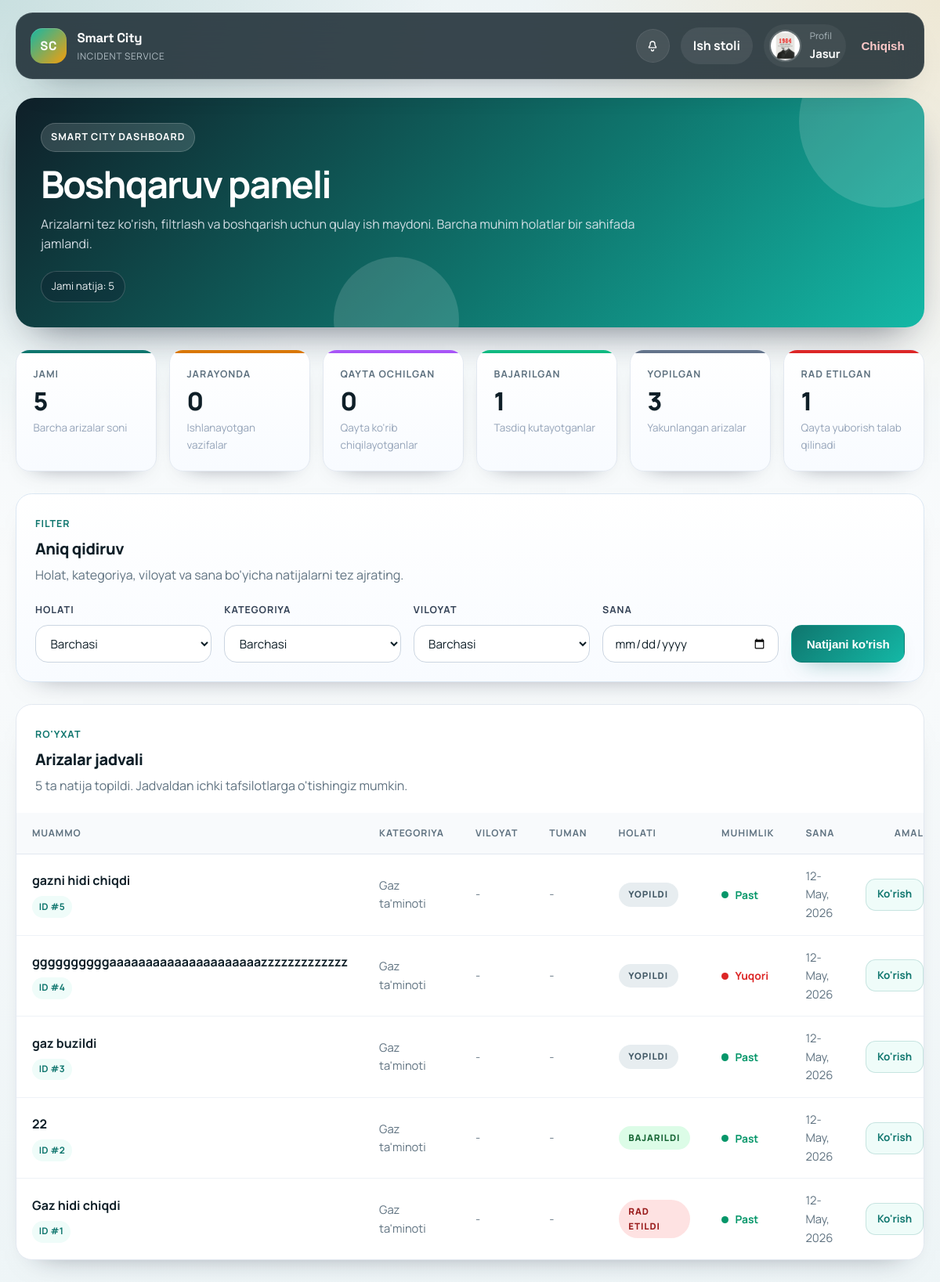
The app's page /dashboard/ (signed in), older data.
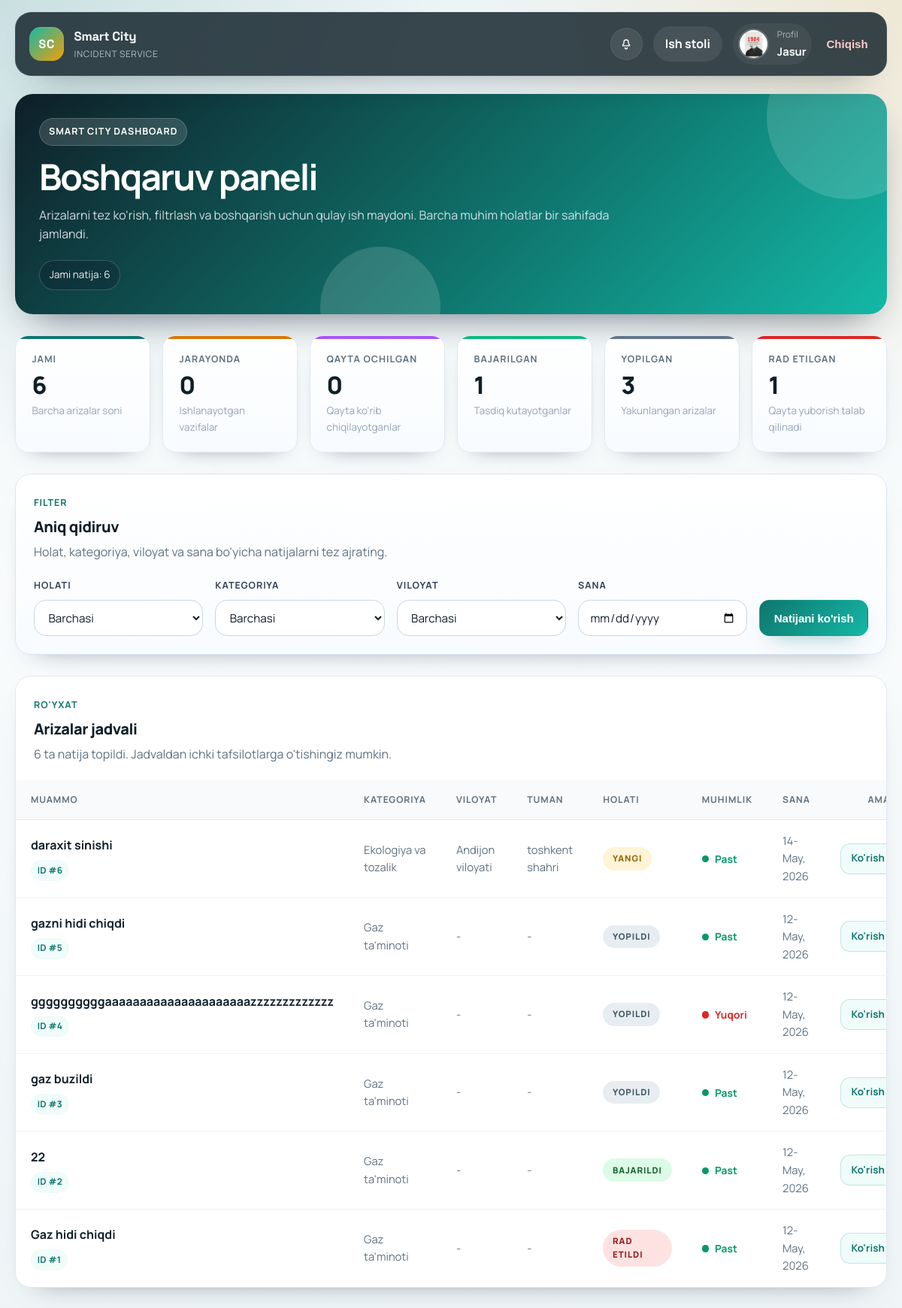
The same page, newer data.
### accounts/models.py (models this page shows, shortened)
class User(AbstractUser):
    ROLE_CHOICES = (
        ('CITIZEN', 'Fuqaro'),
        ('OPERATOR', 'Operator'),
        ('TECHNICIAN', 'Texnik'),
    )
    role = models.CharField(max_length=20, choices=ROLE_CHOICES, default='CITIZEN')
    phone = models.CharField(max_length=20, blank=True, null=True)
    region = models.CharField(max_length=50, choices=REGION_CHOICES, blank=True)
    city = models.CharField(max_length=100, blank=True)
    telegram_id = models.CharField(max_length=100, blank=True, null=True, unique=True)
    category = models.ForeignKey('incidents.Category', on_delete=models.SET_NULL, null=True, blank=True)
    avatar = models.ImageField(upload_to='avatars/', blank=True, null=True)

### incidents/models.py (models this page shows, shortened)
class Incident(models.Model):
    STATUS_CHOICES = (
        ('NEW', 'Yangi'),
        ('IN_PROGRESS', 'Jarayonda'),
        ('RESOLVED', 'Bajarildi'),
        ('CLOSED', 'Yopildi'),
        ('REJECTED', 'Rad etildi'),
        ('REOPENED', 'Qayta ochildi'),
    )
    PRIORITY_CHOICES = (
        ('LOW', 'Past'),
        ('MEDIUM', 'O\'rta'),
        ('HIGH', 'Yuqori'),
    )
    citizen = models.ForeignKey(settings.AUTH_USER_MODEL, on_delete=models.CASCADE, related_name='reported_incidents')
    operator = models.ForeignKey(settings.AUTH_USER_MODEL, on_delete=models.SET_NULL, null=True, blank=True, related_name='managed_incidents')
    technician = models.ForeignKey(settings.AUTH_USER_MODEL, on_delete=models.SET_NULL, null=True, blank=True, related_name='assigned_incidents')
    category = models.ForeignKey(Category, on_delete=models.CASCADE)
    status = models.CharField(max_length=20, choices=STATUS_CHOICES, default='NEW')
    priority = models.CharField(max_length=10, choices=PRIORITY_CHOICES, default='MEDIUM')
    title = models.CharField(max_length=200)
    description = models.TextField()
    photo = models.ImageField(upload_to='incidents/')
    address = models.CharField(max_length=255)
    region = models.CharField(max_length=50, choices=REGION_CHOICES, blank=True)
    city = models.CharField(max_length=100, blank=True)
    created_at = models.DateTimeField(auto_now_add=True)
    updated_at = models.DateTimeField(auto_now=True)
    result_photo = models.ImageField(upload_to='results/', blank=True, null=True)
    result_comment = models.TextField(blank=True, null=True)
    class Meta:
        indexes = [
            models.Index(fields=['status', 'category']),
            models.Index(fields=['region']),
            models.Index(fields=['city']),
        ]

class Category(models.Model):
    name = models.CharField(max_length=100)
    sla_hours = models.IntegerField(default=24)

### incidents/views.py (the view)
# urls.py: path('dashboard/', views.DashboardView.as_view(), name='dashboard'),
class DashboardView(LoginRequiredMixin, View):
    def get(self, request):
        user = request.user
        queryset = Incident.objects.all()
        if user.role == 'CITIZEN':
            queryset = queryset.filter(citizen=user)
        elif user.role == 'OPERATOR' and user.region:
            queryset = queryset.filter(region=user.region)
        elif user.role == 'TECHNICIAN':
            queryset = queryset.filter(technician=user)
        status = request.GET.get('status')
        category_id = request.GET.get('category')
        region = request.GET.get('region')
        date = request.GET.get('date')
        if status:
            queryset = queryset.filter(status=status)
        if category_id:
            queryset = queryset.filter(category_id=category_id)
        if region:
            queryset = queryset.filter(region=region)
        if date:
            queryset = queryset.filter(created_at__date=date)
        incidents = queryset.order_by('-created_at')
        categories = Category.objects.all()
        regions = Incident._meta.get_field('region').choices
        total_count = incidents.count()
        in_progress_count = incidents.filter(status='IN_PROGRESS').count()
        reopened_count = incidents.filter(status='REOPENED').count()
        resolved_count = incidents.filter(status='RESOLVED').count()
        closed_count = incidents.filter(status='CLOSED').count()
        rejected_count = incidents.filter(status='REJECTED').count()
        context = {
            'incidents': incidents,
            'categories': categories,
            'regions': regions,
            'total_count': total_count,
            'in_progress_count': in_progress_count,
            'reopened_count': reopened_count,
            'resolved_count': resolved_count,
            'closed_count': closed_count,
            'rejected_count': rejected_count,
        }
        if user.role == 'OPERATOR':
            context['technicians'] = User.objects.filter(role='TECHNICIAN')
        return render(request, 'incidents/dashboard.html', context)

### incidents/context_processors.py (called while the page is built)
def notifications(request):
    if request.user.is_authenticated:
        return {
            'unread_notifications_count': request.user.notifications.filter(is_read=False).count()
        }
    return {'unread_notifications_count': 0}

### templates/incidents/dashboard.html (shortened to what this page needs)
{% extends 'base.html' %}
{% block content %}
<div class="dashboard-shell">
    <section class="dashboard-hero">
        <div class="dashboard-hero__content">
            <div>
                <span class="dashboard-overline">Smart City Dashboard</span>
                <h1 class="dashboard-title">Boshqaruv paneli</h1>
                <p class="dashboard-subtitle">Arizalarni tez ko'rish, filtrlash va boshqarish uchun qulay ish maydoni. Barcha muhim holatlar bir sahifada jamlandi.</p>
                <div class="dashboard-chips">
                    <span class="dashboard-chip">Jami natija: {{ total_count }}</span>
                </div>
            </div>
        </div>
    </section>
    <section class="dashboard-stats">
        <article class="stat-card">
            <p class="stat-label">Jami</p>
            <p class="stat-value">{{ total_count }}</p>
            <div class="stat-note">Barcha arizalar soni</div>
        </article>
        <article class="stat-card stat-card--progress">
            <p class="stat-label">Jarayonda</p>
            <p class="stat-value">{{ in_progress_count }}</p>
            <div class="stat-note">Ishlanayotgan vazifalar</div>
        </article>
        <article class="stat-card stat-card--reopened">
            <p class="stat-label">Qayta ochilgan</p>
            <p class="stat-value">{{ reopened_count }}</p>
            <div class="stat-note">Qayta ko'rib chiqilayotganlar</div>
        </article>
        <article class="stat-card stat-card--resolved">
            <p class="stat-label">Bajarilgan</p>
            <p class="stat-value">{{ resolved_count }}</p>
            <div class="stat-note">Tasdiq kutayotganlar</div>
        </article>
        <article class="stat-card stat-card--closed">
            <p class="stat-label">Yopilgan</p>
            <p class="stat-value">{{ closed_count }}</p>
            <div class="stat-note">Yakunlangan arizalar</div>
        </article>
        <article class="stat-card stat-card--rejected">
            <p class="stat-label">Rad etilgan</p>
            <p class="stat-value">{{ rejected_count }}</p>
            <div class="stat-note">Qayta yuborish talab qilinadi</div>
        </article>
    </section>
    <section class="dashboard-panel">
        <div class="panel-head">
            <div>
                <span class="panel-kicker">Filter</span>
                <h2 class="panel-title">Aniq qidiruv</h2>
                <p class="panel-subtitle">Holat, kategoriya, viloyat va sana bo'yicha natijalarni tez ajrating.</p>
            </div>
        </div>
        <form method="get" class="dashboard-filter-form">
            <div class="dashboard-field">
                <label for="status">Holati</label>
                <select id="status" name="status">
                    <option value="">Barchasi</option>
                </select>
            </div>
            <div class="dashboard-field">
                <label for="category">Kategoriya</label>
                <select id="category" name="category">
                    <option value="">Barchasi</option>
                </select>
            </div>
            <div class="dashboard-field">
                <label for="region">Viloyat</label>
                <select id="region" name="region">
                    <option value="">Barchasi</option>
                </select>
            </div>
            <div class="dashboard-field">
                <label for="date">Sana</label>
                <input id="date" type="date" name="date" value="{{ request.GET.date }}">
            </div>
            <div class="filter-actions">
                <button type="submit" class="btn filter-submit">Natijani ko'rish</button>
            </div>
        </form>
    </section>
    <section class="dashboard-table-card">
        <div class="dashboard-table-head">
            <div class="panel-head">
                <div>
                    <span class="panel-kicker">Ro'yxat</span>
                    <h2 class="panel-title">Arizalar jadvali</h2>
                    <p class="panel-subtitle">{{ total_count }} ta natija topildi. Jadvaldan ichki tafsilotlarga o'tishingiz mumkin.</p>
                </div>
            </div>
        </div>
        <div class="dashboard-table-wrap">
            <table class="dashboard-table">
                <thead>
                    <tr>
                        <th>Muammo</th>
                        <th>Kategoriya</th>
                        <th>Viloyat</th>
                        <th>Tuman</th>
                        <th>Holati</th>
                        <th>Muhimlik</th>
                        <th>Sana</th>
                        <th style="text-align: right;">Amal</th>
                    </tr>
                </thead>
                <tbody>
                    {% for incident in incidents %}
                    <tr>
                        <td>
                            <div class="incident-main">
                                <p class="incident-title">{{ incident.title }}</p>
                                <span class="incident-id">ID #{{ incident.id }}</span>
                            </div>
                        </td>
                        <td class="table-muted">{{ incident.category.name }}</td>
                        <td class="table-muted">{{ incident.get_region_display|default:"-" }}</td>
                        <td class="table-muted">{{ incident.city|default:"-" }}</td>
                        <td>
                            <span class="status-badge status-{{ incident.status|lower }}">{{ incident.get_status_display }}</span>
                        </td>
                        <td>
                            <span class="priority-badge" style="color: {% if incident.priority == 'HIGH' %}var(--danger){% elif incident.priority == 'MEDIUM' %}var(--warning){% else %}var(--success){% endif %};">
                                <span class="priority-dot"></span>
                                {{ incident.get_priority_display }}
                            </span>
                        </td>
                        <td class="table-muted">{{ incident.created_at|date:"d-M, Y" }}</td>
                        <td>
                            <div class="action-group">
                                <a href="{% url 'incident_detail' incident.pk %}" class="action-link action-link--primary">Ko'rish</a>
                            </div>
                        </td>
                    </tr>
                    {% endfor %}
                </tbody>
            </table>
        </div>
    </section>
</div>
{% endblock %}

### templates/base.html (shortened to what this page needs)
<!DOCTYPE html>
<html lang="uz">
<head>
</head>
<body>
    <nav class="site-nav">
        <div class="nav-shell">
            <a href="/" class="brand-link">
                <span class="brand-mark">SC</span>
                <span class="brand-text">
                    <span class="brand-title">Smart City</span>
                    <span class="brand-subtitle">Incident Service</span>
                </span>
            </a>
            <div class="nav-links">
                {% if user.is_authenticated %}
                    <div class="notification-menu">
                        <button type="button" id="notif-toggle" class="notification-toggle" aria-expanded="false" aria-controls="notif-dropdown">
                        </button>
                    </div>
                    <a href="{% url 'dashboard' %}" class="nav-pill">Ish stoli</a>
                    <a href="{% url 'profile' %}" class="nav-user">
                        {% if user.avatar %}
                            <img src="{{ user.avatar.url }}" class="avatar" alt="Avatar">
                        {% else %}
                            <span class="avatar-fallback">{{ user.username|first|upper }}</span>
                        {% endif %}
                        <span class="nav-user__name">
                            <span class="nav-user__label">Profil</span>
                            <span class="nav-user__value">{{ user.first_name|default:user.username }}</span>
                        </span>
                    </a>
                    <form action="{% url 'logout' %}" method="post" class="logout-form">
                        <button type="submit" class="logout-btn">Chiqish</button>
                    </form>
                {% else %}
                    <a href="{% url 'login' %}" class="nav-link">Kirish</a>
                    <a href="{% url 'register' %}" class="nav-pill">Ro'yxatdan o'tish</a>
                {% endif %}
            </div>
        </div>
    </nav>
    <main class="page-shell">
        <div class="page-content animate-fade">
            {% block content %}{% endblock %}
        </div>
    </main>
</body>
</html>

Row changes from the older to the newer data that the page shows:
added Incident: title "daraxit sinishi", id "6", category.name "Ekologiya va tozalik", region "Andijon viloyati", city "toshkent shahri", status "YANGI", priority "Past", created_at "14-May, 2026"
Text that changed along with them:
{{ total_count }}: "5" → "6"
